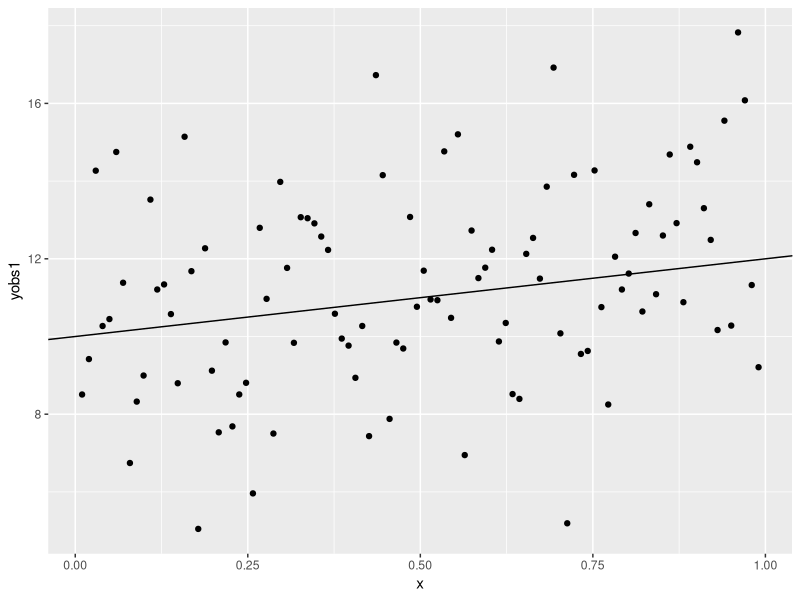
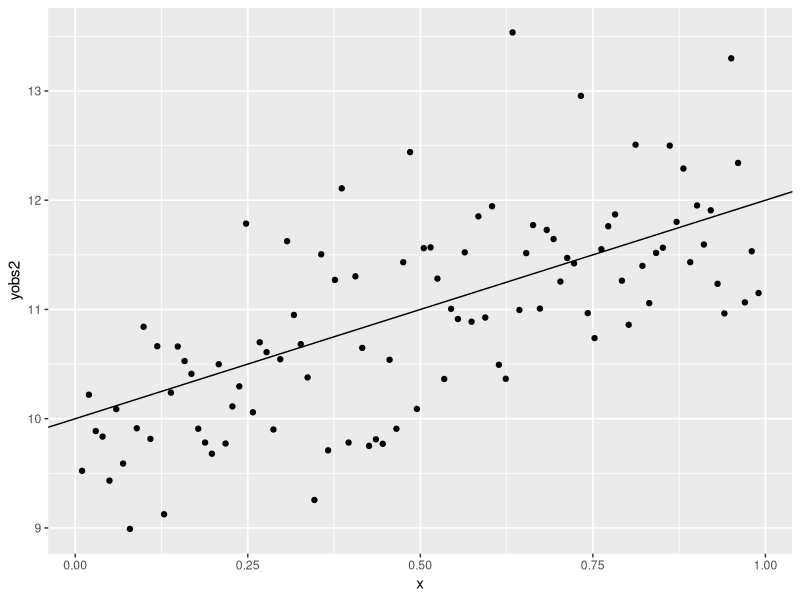
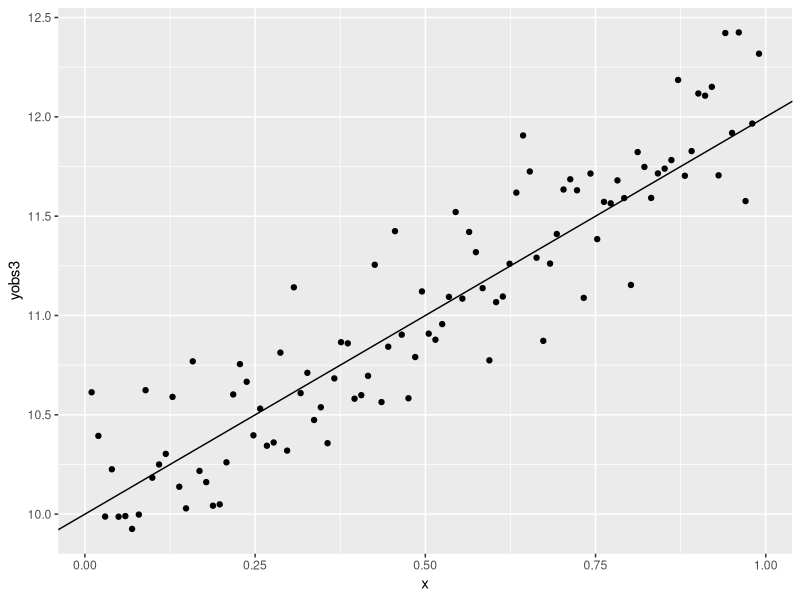

Generate these figures, in order, with R:
library(ggplot2)

set.seed(123)

n = 100
x = 1:n/(n+1)

beta0 = 10
beta1 = 2

expy = beta0 + beta1*x

mu = 0.0

sigma1 = 2.7
err1 = rnorm(n, mu, sigma1)
yobs1 = expy + err1
p1 = qplot(x,yobs1)
p1 = p1 + geom_abline( intercept = beta0, slope = beta1)
p1


sigma2 = 0.7
err2 = rnorm(n, mu, sigma2)
yobs2 = expy + err2
p2 = qplot(x,yobs2)
p2 = p2 + geom_abline( intercept = beta0, slope = beta1)
p2

sigma3 = 0.27
err3 = rnorm(n, mu, sigma3)
yobs3 = expy + err3
p3 = qplot(x,yobs3)
p3 = p3 + geom_abline( intercept = beta0, slope = beta1)
p3
